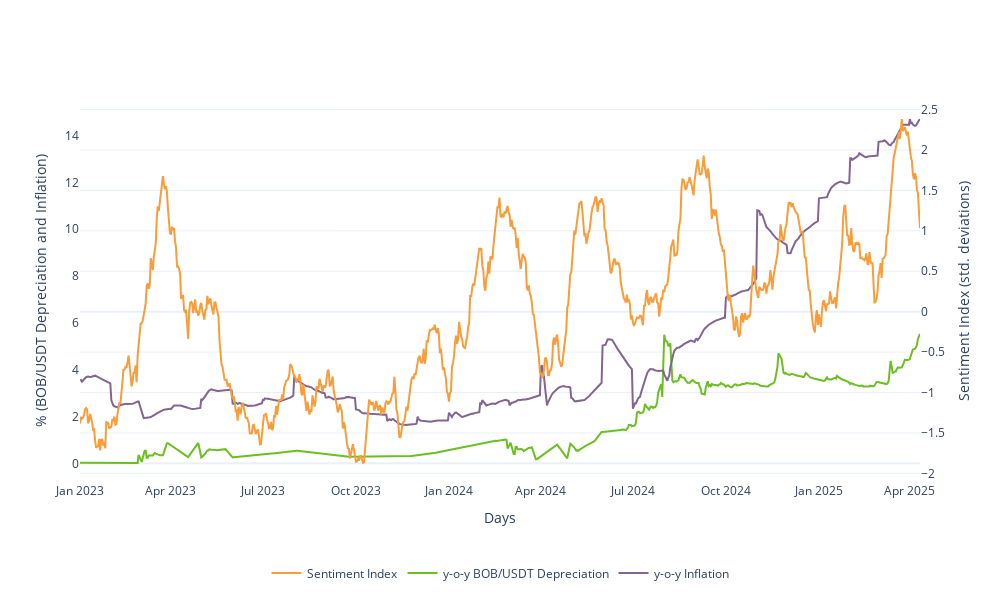

The code cell stored with this chart in its notebook:
### Markdown cell above
Daily variables of interest

### Code cell
fig = go.Figure()
fig.add_trace(go.Scatter(x=daily_df.index, y=daily_df['sentiment'], mode='lines', name='Sentiment Index', line=dict(color='#f99c3a'), yaxis='y2'))
fig.add_trace(go.Scatter(x=daily_df.index, y=daily_df['depre_365'], mode='lines', name='y-o-y BOB/USDT Depreciation', line=dict(color='#6bbf23')))
fig.add_trace(go.Scatter(x=daily_df.index, y=daily_df['forecast'], mode='lines', name='y-o-y Inflation', line=dict(color='#826592')))
fig.update_layout(
    yaxis2=dict(
        title="Sentiment Index (std. deviations)",
        overlaying='y',
        side='right'),
    xaxis=dict(
        title='Days',
        showgrid=False
    ),
    yaxis=dict(
        title='% (BOB/USDT Depreciation and Inflation)',
        showgrid=False
    ),
    #legend_title='Type',
    template='plotly_white',
    legend=dict(
        orientation="h",
        yanchor="top",
        y=-0.2,
        xanchor="center",
        x=0.5
        ),
    width=1000,
    height=600
)

fig.show()

### Figure 1 — Plotly figure (JSON) as saved in the notebook; plotly's stock layout.template omitted (floating-point values rounded to 4 significant figures; data arrays with more than 128 entries replaced by an {"elided": "..."} marker saying what was removed)
{"data": [{"line": {"color": "#f99c3a"}, "mode": "lines", "name": "Sentiment Index", "type": "scatter", "x": {"elided": "832 str values"}, "y": {"elided": "832 float values"}, "yaxis": "y2"}, {"line": {"color": "#6bbf23"}, "mode": "lines", "name": "y-o-y BOB/USDT Depreciation", "type": "scatter", "x": {"elided": "832 str values"}, "y": {"elided": "832 float values"}}, {"line": {"color": "#826592"}, "mode": "lines", "name": "y-o-y Inflation", "type": "scatter", "x": {"elided": "832 str values"}, "y": {"elided": "832 float values"}}], "layout": {"height": 600, "legend": {"orientation": "h", "x": 0.5, "xanchor": "center", "y": -0.2, "yanchor": "top"}, "width": 1000, "xaxis": {"showgrid": false, "title": {"text": "Days"}}, "yaxis": {"showgrid": false, "title": {"text": "% (BOB/USDT Depreciation and Inflation)"}}, "yaxis2": {"overlaying": "y", "side": "right", "title": {"text": "Sentiment Index (std. deviations)"}}}}
